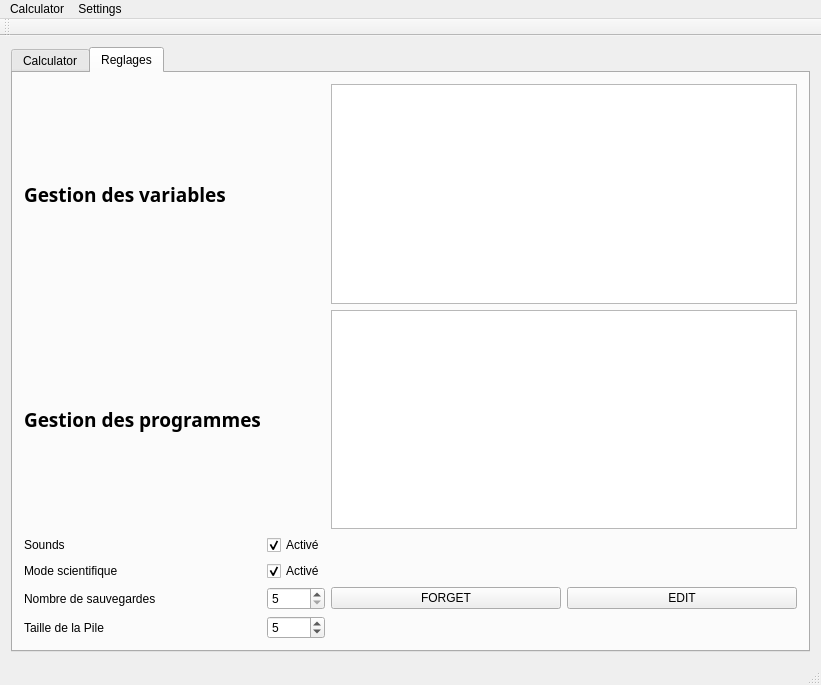
<?xml version="1.0" encoding="UTF-8"?>
<ui version="4.0">
 <class>MainWindow</class>
 <widget class="QMainWindow" name="MainWindow">
  <property name="geometry">
   <rect>
    <x>0</x>
    <y>0</y>
    <width>821</width>
    <height>685</height>
   </rect>
  </property>
  <property name="windowTitle">
   <string>MainWindow</string>
  </property>
  <widget class="QWidget" name="centralWidget">
   <layout class="QVBoxLayout" name="verticalLayout_2">
    <item>
     <widget class="QTabWidget" name="tabWidget">
      <property name="tabPosition">
       <enum>QTabWidget::North</enum>
      </property>
      <property name="tabShape">
       <enum>QTabWidget::Rounded</enum>
      </property>
      <property name="currentIndex">
       <number>1</number>
      </property>
      <widget class="QWidget" name="tab_3">
       <attribute name="title">
        <string>Calculator</string>
       </attribute>
       <layout class="QVBoxLayout" name="verticalLayout">
        <item>
         <widget class="QLineEdit" name="lineEditMessage"/>
        </item>
        <item>
         <layout class="QHBoxLayout" name="horizontalLayout">
          <item>
           <widget class="QTableWidget" name="tableWidgetPile"/>
          </item>
         </layout>
        </item>
        <item>
         <widget class="QLineEdit" name="lineEditCommande"/>
        </item>
        <item>
         <layout class="QGridLayout" name="gridLayout">
          <item row="4" column="0">
           <widget class="QPushButton" name="but0">
            <property name="text">
             <string>0</string>
            </property>
           </widget>
          </item>
          <item row="9" column="2">
           <widget class="QPushButton" name="pButSup">
            <property name="text">
             <string>&gt;</string>
            </property>
           </widget>
          </item>
          <item row="0" column="0">
           <widget class="QPushButton" name="pButClear">
            <property name="text">
             <string>CLEAR</string>
            </property>
           </widget>
          </item>
          <item row="2" column="2">
           <widget class="QPushButton" name="but6">
            <property name="text">
             <string>6</string>
            </property>
           </widget>
          </item>
          <item row="3" column="2">
           <widget class="QPushButton" name="but9">
            <property name="text">
             <string>9</string>
            </property>
           </widget>
          </item>
          <item row="9" column="1">
           <widget class="QPushButton" name="pButInf">
            <property name="text">
             <string>&lt;</string>
            </property>
           </widget>
          </item>
          <item row="11" column="2">
           <widget class="QPushButton" name="pButIft">
            <property name="text">
             <string>IFT</string>
            </property>
           </widget>
          </item>
          <item row="10" column="2">
           <widget class="QPushButton" name="pButEgal">
            <property name="text">
             <string>=</string>
            </property>
           </widget>
          </item>
          <item row="14" column="1">
           <widget class="QPushButton" name="pButCrochF">
            <property name="text">
             <string>]</string>
            </property>
           </widget>
          </item>
          <item row="0" column="1">
           <widget class="QPushButton" name="pButUndo">
            <property name="text">
             <string>UNDO</string>
            </property>
           </widget>
          </item>
          <item row="1" column="2">
           <widget class="QPushButton" name="but3">
            <property name="text">
             <string>3</string>
            </property>
           </widget>
          </item>
          <item row="4" column="1">
           <widget class="QPushButton" name="pButDot">
            <property name="text">
             <string>.</string>
            </property>
           </widget>
          </item>
          <item row="2" column="1">
           <widget class="QPushButton" name="but5">
            <property name="text">
             <string>5</string>
            </property>
           </widget>
          </item>
          <item row="3" column="0">
           <widget class="QPushButton" name="but7">
            <property name="text">
             <string>7</string>
            </property>
           </widget>
          </item>
          <item row="3" column="1">
           <widget class="QPushButton" name="but8">
            <property name="text">
             <string>8</string>
            </property>
           </widget>
          </item>
          <item row="13" column="2">
           <widget class="QPushButton" name="pButParO">
            <property name="text">
             <string>(</string>
            </property>
           </widget>
          </item>
          <item row="1" column="0">
           <widget class="QPushButton" name="but1">
            <property name="text">
             <string>1</string>
            </property>
           </widget>
          </item>
          <item row="0" column="2">
           <widget class="QPushButton" name="pButRedo">
            <property name="text">
             <string>REDO</string>
            </property>
           </widget>
          </item>
          <item row="3" column="3">
           <widget class="QPushButton" name="pButSous">
            <property name="text">
             <string>-</string>
            </property>
           </widget>
          </item>
          <item row="12" column="0">
           <widget class="QPushButton" name="pButForget">
            <property name="text">
             <string>FORGET</string>
            </property>
           </widget>
          </item>
          <item row="1" column="1">
           <widget class="QPushButton" name="but2">
            <property name="text">
             <string>2</string>
            </property>
           </widget>
          </item>
          <item row="4" column="2" colspan="2">
           <widget class="QPushButton" name="pButEnter">
            <property name="text">
             <string>ENTER</string>
            </property>
           </widget>
          </item>
          <item row="2" column="0">
           <widget class="QPushButton" name="but4">
            <property name="text">
             <string>4</string>
            </property>
           </widget>
          </item>
          <item row="1" column="3">
           <widget class="QPushButton" name="pButMult">
            <property name="text">
             <string>*</string>
            </property>
           </widget>
          </item>
          <item row="0" column="3">
           <widget class="QPushButton" name="pButDiv">
            <property name="text">
             <string>/</string>
            </property>
           </widget>
          </item>
          <item row="10" column="1">
           <widget class="QPushButton" name="pButInfEgal">
            <property name="text">
             <string>&lt;=</string>
            </property>
           </widget>
          </item>
          <item row="2" column="3">
           <widget class="QPushButton" name="pButAdd">
            <property name="text">
             <string>+</string>
            </property>
           </widget>
          </item>
          <item row="10" column="0">
           <widget class="QPushButton" name="pButSupEgal">
            <property name="text">
             <string>&gt;=</string>
            </property>
           </widget>
          </item>
          <item row="6" column="3">
           <widget class="QPushButton" name="pButNeg">
            <property name="text">
             <string>NEG</string>
            </property>
           </widget>
          </item>
          <item row="6" column="2">
           <widget class="QPushButton" name="pButDelete">
            <property name="text">
             <string>DELETE</string>
            </property>
           </widget>
          </item>
          <item row="6" column="0">
           <widget class="QPushButton" name="pButSwap">
            <property name="enabled">
             <bool>true</bool>
            </property>
            <property name="text">
             <string>SWAP</string>
            </property>
           </widget>
          </item>
          <item row="6" column="1">
           <widget class="QPushButton" name="pButDup">
            <property name="enabled">
             <bool>true</bool>
            </property>
            <property name="text">
             <string>DUP</string>
            </property>
           </widget>
          </item>
          <item row="7" column="2">
           <widget class="QPushButton" name="pButDrop">
            <property name="text">
             <string>DROP</string>
            </property>
           </widget>
          </item>
          <item row="7" column="1">
           <widget class="QPushButton" name="pButDivEnt">
            <property name="text">
             <string>DIV</string>
            </property>
           </widget>
          </item>
          <item row="7" column="0">
           <widget class="QPushButton" name="pButMod">
            <property name="text">
             <string>MOD</string>
            </property>
           </widget>
          </item>
          <item row="8" column="0">
           <widget class="QPushButton" name="pButCplx">
            <property name="text">
             <string>$</string>
            </property>
           </widget>
          </item>
          <item row="8" column="1">
           <widget class="QPushButton" name="pButRe">
            <property name="text">
             <string>RE</string>
            </property>
           </widget>
          </item>
          <item row="8" column="2">
           <widget class="QPushButton" name="pButIm">
            <property name="text">
             <string>IM</string>
            </property>
           </widget>
          </item>
          <item row="11" column="0">
           <widget class="QPushButton" name="pButSto">
            <property name="text">
             <string>STO</string>
            </property>
           </widget>
          </item>
          <item row="11" column="1">
           <widget class="QPushButton" name="pButLastops">
            <property name="text">
             <string>LASTOPS</string>
            </property>
           </widget>
          </item>
          <item row="12" column="1">
           <widget class="QPushButton" name="pButLastargs">
            <property name="text">
             <string>LASTARGS</string>
            </property>
           </widget>
          </item>
          <item row="9" column="0">
           <widget class="QPushButton" name="pButEval">
            <property name="text">
             <string>EVAL</string>
            </property>
           </widget>
          </item>
          <item row="13" column="1">
           <widget class="QPushButton" name="pButCrochO">
            <property name="text">
             <string>[</string>
            </property>
           </widget>
          </item>
          <item row="14" column="2">
           <widget class="QPushButton" name="pButParF">
            <property name="text">
             <string>)</string>
            </property>
           </widget>
          </item>
          <item row="12" column="2">
           <widget class="QPushButton" name="pButEdit">
            <property name="text">
             <string>EDIT</string>
            </property>
           </widget>
          </item>
          <item row="7" column="3">
           <widget class="QPushButton" name="pButOr">
            <property name="text">
             <string>OR</string>
            </property>
           </widget>
          </item>
          <item row="8" column="3">
           <widget class="QPushButton" name="pButAnd">
            <property name="text">
             <string>AND</string>
            </property>
           </widget>
          </item>
          <item row="9" column="3">
           <widget class="QPushButton" name="pButNot">
            <property name="text">
             <string>NOT</string>
            </property>
           </widget>
          </item>
          <item row="10" column="3">
           <widget class="QPushButton" name="pButDen">
            <property name="text">
             <string>DEN</string>
            </property>
           </widget>
          </item>
          <item row="11" column="3">
           <widget class="QPushButton" name="pButNum">
            <property name="text">
             <string>NUM</string>
            </property>
           </widget>
          </item>
          <item row="12" column="3">
           <widget class="QPushButton" name="pButQuote">
            <property name="text">
             <string>' '</string>
            </property>
           </widget>
          </item>
         </layout>
        </item>
        <item>
         <widget class="QPushButton" name="pButSpace">
          <property name="text">
           <string>SPACE</string>
          </property>
         </widget>
        </item>
       </layout>
      </widget>
      <widget class="QWidget" name="tab_4">
       <attribute name="title">
        <string>Reglages</string>
       </attribute>
       <layout class="QGridLayout" name="gridLayout_4">
        <item row="4" column="2">
         <widget class="QCheckBox" name="checkBoxS">
          <property name="text">
           <string>Activé</string>
          </property>
          <property name="checked">
           <bool>true</bool>
          </property>
         </widget>
        </item>
        <item row="2" column="0">
         <widget class="QLabel" name="label">
          <property name="text">
           <string>Sounds</string>
          </property>
         </widget>
        </item>
        <item row="5" column="2">
         <widget class="QSpinBox" name="spinBoxSaves">
          <property name="minimum">
           <number>5</number>
          </property>
          <property name="maximum">
           <number>10</number>
          </property>
         </widget>
        </item>
        <item row="6" column="0">
         <widget class="QLabel" name="label_5">
          <property name="text">
           <string>Taille de la Pile </string>
          </property>
         </widget>
        </item>
        <item row="6" column="2">
         <widget class="QSpinBox" name="spinBoxDimPile">
          <property name="minimum">
           <number>1</number>
          </property>
          <property name="maximum">
           <number>7</number>
          </property>
          <property name="singleStep">
           <number>1</number>
          </property>
          <property name="value">
           <number>5</number>
          </property>
         </widget>
        </item>
        <item row="4" column="0">
         <widget class="QLabel" name="label_3">
          <property name="text">
           <string>Mode scientifique</string>
          </property>
         </widget>
        </item>
        <item row="5" column="0">
         <widget class="QLabel" name="label_4">
          <property name="text">
           <string>Nombre de sauvegardes</string>
          </property>
         </widget>
        </item>
        <item row="2" column="2">
         <widget class="QCheckBox" name="checkBoxSounds">
          <property name="text">
           <string>Activé</string>
          </property>
          <property name="checked">
           <bool>true</bool>
          </property>
         </widget>
        </item>
        <item row="1" column="3">
         <widget class="QTableWidget" name="tableWidgetIDsProg"/>
        </item>
        <item row="5" column="3">
         <layout class="QGridLayout" name="gridLayout_5">
          <item row="0" column="0">
           <widget class="QPushButton" name="pButForgetSettings">
            <property name="text">
             <string>FORGET</string>
            </property>
           </widget>
          </item>
          <item row="0" column="1">
           <widget class="QPushButton" name="pButEditSettings">
            <property name="text">
             <string>EDIT</string>
            </property>
           </widget>
          </item>
         </layout>
        </item>
        <item row="0" column="3">
         <widget class="QTableWidget" name="tableWidgetIDsVar"/>
        </item>
        <item row="0" column="0">
         <widget class="QLabel" name="label_2">
          <property name="font">
           <font>
            <family>Arial Black</family>
            <pointsize>14</pointsize>
            <weight>75</weight>
            <bold>true</bold>
           </font>
          </property>
          <property name="text">
           <string>Gestion des variables</string>
          </property>
         </widget>
        </item>
        <item row="1" column="0">
         <widget class="QLabel" name="label_6">
          <property name="font">
           <font>
            <family>Arial Black</family>
            <pointsize>14</pointsize>
            <weight>75</weight>
            <bold>true</bold>
           </font>
          </property>
          <property name="text">
           <string>Gestion des programmes</string>
          </property>
         </widget>
        </item>
       </layout>
      </widget>
     </widget>
    </item>
   </layout>
  </widget>
  <widget class="QMenuBar" name="menuBar">
   <property name="geometry">
    <rect>
     <x>0</x>
     <y>0</y>
     <width>821</width>
     <height>22</height>
    </rect>
   </property>
   <widget class="QMenu" name="menuCalculator">
    <property name="title">
     <string>Calculator</string>
    </property>
    <addaction name="separator"/>
   </widget>
   <widget class="QMenu" name="menuSettings">
    <property name="title">
     <string>Settings</string>
    </property>
   </widget>
   <addaction name="menuCalculator"/>
   <addaction name="menuSettings"/>
  </widget>
  <widget class="QToolBar" name="mainToolBar">
   <attribute name="toolBarArea">
    <enum>TopToolBarArea</enum>
   </attribute>
   <attribute name="toolBarBreak">
    <bool>false</bool>
   </attribute>
  </widget>
  <widget class="QStatusBar" name="statusBar"/>
 </widget>
 <layoutdefault spacing="6" margin="11"/>
 <resources/>
 <connections/>
</ui>
